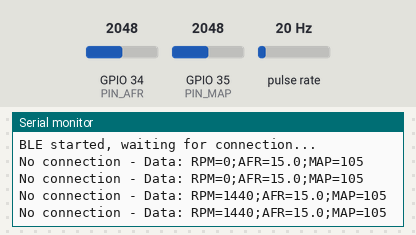
A sketch run on a simulated ESP32. Parts: the last lines printed to the serial monitor. Wiring (inferred from the names in the program): pulse sensor: data GPIO 27. The inputs (shaded band) are chosen by the test bench; at power-on: pulse rate 20 Hz, GPIO 34 (PIN_AFR) = 2048, GPIO 35 (PIN_MAP) = 2048 (analog values on the 0–4095 scale). Nothing arrives over Bluetooth unless stated; a phone connects over Bluetooth LE 3 s after start.

Above: at 1.2 s.
1.3 s: pulse rate (sensor on GPIO 27) set to 4 Hz
At 3.21 s:
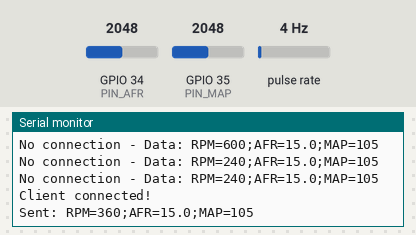
4.3 s: GPIO 34 (PIN_AFR) set to 2866
At 4.42 s:
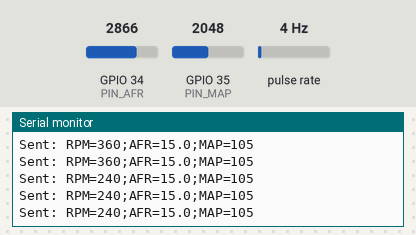
5.8 s: GPIO 35 (PIN_MAP) set to 2866
At 5.92 s:
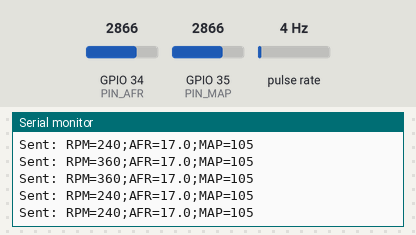
7.3 s: pulse rate (sensor on GPIO 27) set to 50 Hz
At 7.42 s:
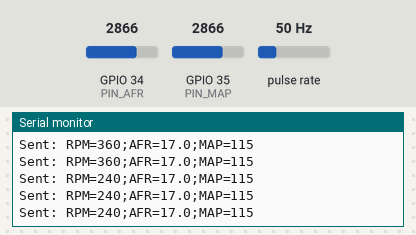
8.8 s: GPIO 34 (PIN_AFR) set to 3603
At 8.92 s:
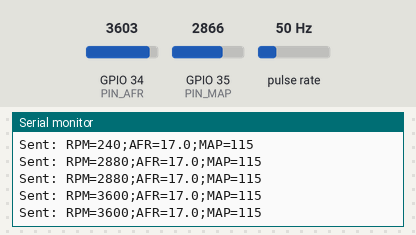
10.3 s: GPIO 35 (PIN_MAP) set to 2047
At 10.43 s:
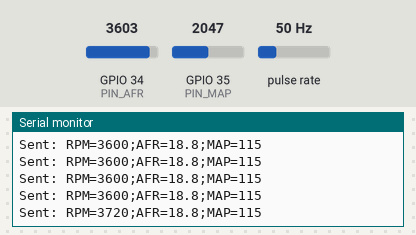
Timing chart, 0 to 12.8 s (numbered marks = the images above; inputs shaded):
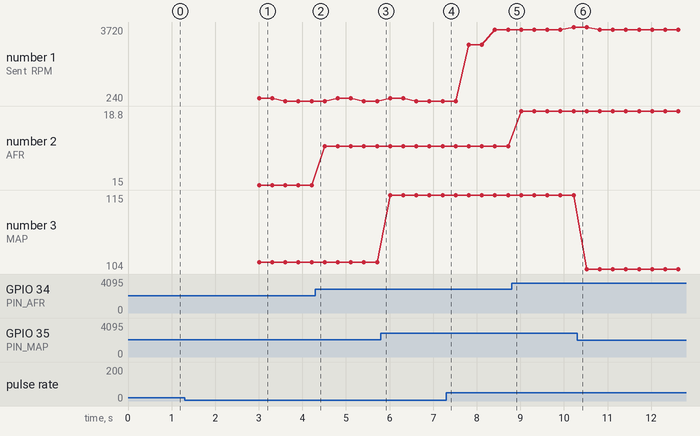

Measured:
- after the input at 1.3 s, the serial monitor: prints a new line after 0.51 s (image 1)
- plotted number 1: 240 → 3600 after the input at 7.3 s
- plotted number 2: 15 → 17 after the input at 4.3 s, 17 → 18.8 after the input at 8.8 s
- plotted number 3: 105 → 115 after the input at 5.8 s, 115 → 104 after the input at 10.3 s

The sketch:

BLE_Server.ino
```cpp
#include <BLEDevice.h>
#include <BLEServer.h>
#include <BLEUtils.h>
#include <BLE2902.h>  // ← THÊM: Descriptor cho notification

#define SERVICE_UUID        "4fafc201-1fb5-459e-8fcc-c5c9c331914b"
#define CHAR_UUID           "57049b24-3c16-4079-b038-76cebc5aa16d"

// ====== GPIO ======
#define PIN_RPM 27
#define PIN_AFR 34
#define PIN_MAP 35

// ====== RPM ======
volatile unsigned long rpm_pulse = 0;
unsigned long last_rpm_time = 0;
float rpm_value = 0;

// ====== BLE ======
BLECharacteristic *pChar;
bool deviceConnected = false;  // ← THÊM: tracking connection

volatile unsigned long last_us = 0;

// ← THÊM: Callback để biết khi nào device connect/disconnect
class MyServerCallbacks : public BLEServerCallbacks {
  void onConnect(BLEServer* pServer) {
    deviceConnected = true;
    Serial.println("Client connected!");
  }

  void onDisconnect(BLEServer* pServer) {
    deviceConnected = false;
    Serial.println("Client disconnected!");
    // Restart advertising để device khác có thể kết nối
    BLEDevice::getAdvertising()->start();
  }
};

void IRAM_ATTR rpm_isr() {
  unsigned long now = micros();
  if (now - last_us > 200) { // bỏ xung <200us
    rpm_pulse++;
    last_us = now;
  }
}

void setup() {
  Serial.begin(115200);

  // --- RPM ---
  pinMode(PIN_RPM, INPUT);
  attachInterrupt(digitalPinToInterrupt(PIN_RPM), rpm_isr, FALLING);

  // --- ADC ---
  analogReadResolution(12);   // 0–4095
  analogSetAttenuation(ADC_11db); // ~0–3.3V

  // --- BLE ---
  BLEDevice::init("ESP32_Logger");
  BLEServer *pServer = BLEDevice::createServer();
  pServer->setCallbacks(new MyServerCallbacks());  // ← THÊM: Callback

  BLEService *pService = pServer->createService(SERVICE_UUID);

  pChar = pService->createCharacteristic(
    CHAR_UUID,
    BLECharacteristic::PROPERTY_NOTIFY |
    BLECharacteristic::PROPERTY_READ
  );

  // ← THÊM: Descriptor cho notification (quan trọng!)
  pChar->addDescriptor(new BLE2902());

  pChar->setValue("READY");
  pService->start();

  BLEAdvertising *pAdv = BLEDevice::getAdvertising();
  pAdv->addServiceUUID(SERVICE_UUID);  // ← THÊM: Advertise service UUID
  pAdv->setScanResponse(true);
  pAdv->setMinPreferred(0x06);  // connection interval
  pAdv->start();

  Serial.println("BLE started, waiting for connection...");
}

void loop() {
  // ====== TÍNH RPM (mỗi 500ms) ======
  if (millis() - last_rpm_time >= 500) {
    noInterrupts();
    unsigned long pulse = rpm_pulse;
    rpm_pulse = 0;
    interrupts();

    // CKP 1 răng → pulse/0.5s * 120 = RPM
    rpm_value = pulse * 120.0;
    last_rpm_time = millis();
  }

  // ====== ĐỌC AFR ======
  int adc_afr = analogRead(PIN_AFR);
  float v_afr = adc_afr * 3.3 / 4095.0;
  // AFR controller 0–5V = AFR 10–20
  float afr = (v_afr / 3.3) * 10.0 + 10.0;

  // ====== ĐỌC MAP ======
  // ====== ĐỌC MAP (GM 25195786 + chia áp + bù lệch) ======
int adc_map = analogRead(PIN_MAP);

// điện áp tại ADC (0–3.3V)
float v_adc = adc_map * 3.3 / 4095.0;

// khôi phục điện áp thực MAP (20k/10k)
float v_map = v_adc * 3.0;

// bù lệch sensor
v_map -= 0.85;

// chặn ngưỡng an toàn
if (v_map < 0.5) v_map = 0.5;
if (v_map > 4.5) v_map = 4.5;

// GM 1 bar: 0.5–4.5V → 10–105 kPa
float map_kpa = (v_map - 0.5) * (105.0 / 4.0) + 10.0;

  // ====== GỬI BLE ======
  char buf[64];
  snprintf(buf, sizeof(buf),
         "RPM=%d;AFR=%.1f;MAP=%.0f",
         (int)rpm_value, afr, map_kpa);

  // ← THÊM: Chỉ notify khi có device kết nối
  if (deviceConnected) {
    pChar->setValue(buf);
    pChar->notify();
    Serial.print("Sent: ");
    Serial.println(buf);
  } else {
    // Debug khi chưa có connection
    Serial.print("No connection - Data: ");
    Serial.println(buf);
  }

  delay(300);
}
```
